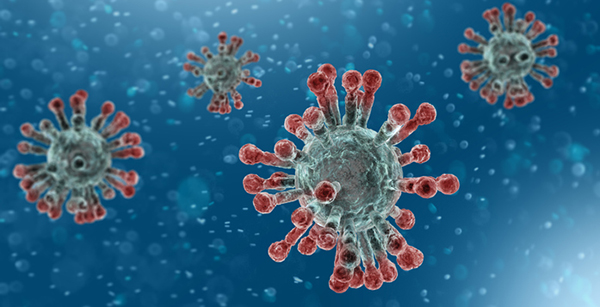
#> input picture image.jpg, 600 x 307 px
$ python specific_color_using_opencv.py --image image.jpg
#> lines starting #> are read from the running program, lines starting #| are printed output that depends on the picture; after the words box and inside, x2 and y2 are one past the last pixel; in counts of white or black regions, pixels touching at a corner belong together
# importing Modules
import cv2
import argparse
import numpy as np

class ColorDetection:

	def read_image_argparse(self):
		"""
		Using Argument Parser one can pass the image through the \
        terminal as argument flag
		"""
		self.ap = argparse.ArgumentParser()
		self.ap.add_argument("-i", "--image", required = True, help = "Path to the image")
		self.args = vars(self.ap.parse_args())
		self.image = cv2.imread(self.args["image"])
#> self.image is the input picture: shape (307, 600, 3); mean B, G, R 130.7, 100.8, 52.4
#> `hsv = cv2.cvtColor(image_read, cv2.COLOR_BGR2HSV)`: hsv: shape (307, 600, 3); mean H, S, V 94.3, 173.6, 136.6
		return self.image

	def red_lower_upper(self, hsv_image, image_read):
		"""
		This code will create the red mask and show only \
		red portion from the image
		"""
		self.lower_red = np.array([160,20,70])
		self.upper_red = np.array([190,255,255])
		self.red = cv2.inRange(hsv_image, self.lower_red, self.upper_red)
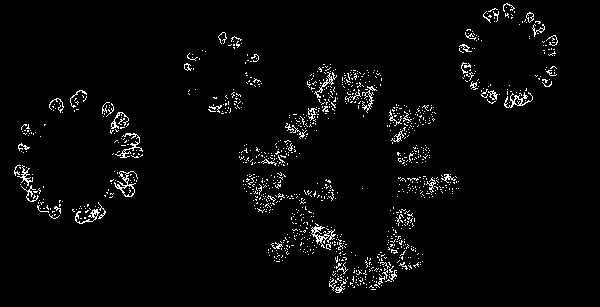
#> self.red: shape (307, 600); 3% white in thin lines or dots, all inside (x1, y1, x2, y2) = (14, 3, 558, 293)
		self.output_only_red = cv2.bitwise_and(image_read, image_read, mask = self.red)
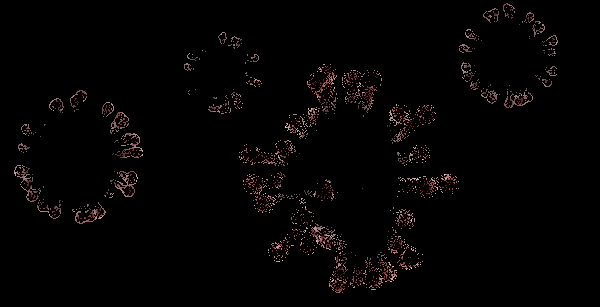
#> self.output_only_red: shape (307, 600, 3); mean B, G, R 2.9, 2.8, 4.2
		return self.output_only_red, self.red

	def draw_boundary_box(self, template_image, image_read):
		self.gray_image=cv2.cvtColor(image_read, cv2.COLOR_BGR2GRAY)
		self.result=cv2.matchTemplate(self.gray_image,template_image, cv2.TM_CCOEFF)
		self.sin_val, self.max_val, self.min_loc, self.max_loc=cv2.minMaxLoc(self.result)
		self.top_left = self.max_loc
		# increasing the size of bounding rectangle by 140 pixels
		self.bottom_right=(self.top_left[0]+140,self.top_left[1]+140)
		cv2.rectangle(image_read, self.top_left, self.bottom_right, (0,255,0),5)
		cv2.imshow('Bounding Box over template image',image_read)
		cv2.waitKey(0)

# creating the object of the class
color_detect = ColorDetection()
# Showing image read in the above step
image_read = color_detect.read_image_argparse()
# converting img from BGR (Blue-Green-Red) to HSV (hue-saturation-value)
hsv = cv2.cvtColor(image_read, cv2.COLOR_BGR2HSV)
# print("HSV is ......... \n", hsv)
red_detected_image = color_detect.red_lower_upper(hsv, image_read)[0]
cv2.imshow("input image vs only red portion", np.hstack([image_read, red_detected_image]))
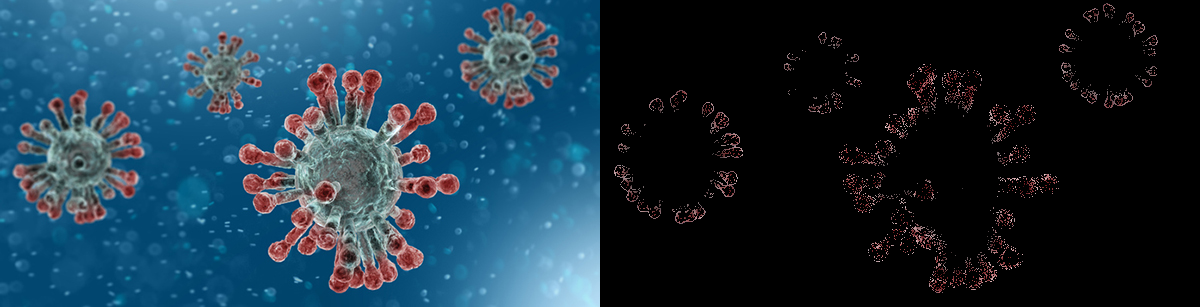
#> window 'input image vs only red portio': shape (307, 1200, 3); mean B, G, R 66.8, 51.8, 28.3
cv2.waitKey(0)
template_image = cv2.imread('image1.jpg', 0)
color_detect.draw_boundary_box(template_image, image_read)
#> in draw_boundary_box, `self.gray_image=cv2.cvtColor(image_read, cv2.COLOR_BGR2GRAY)`:
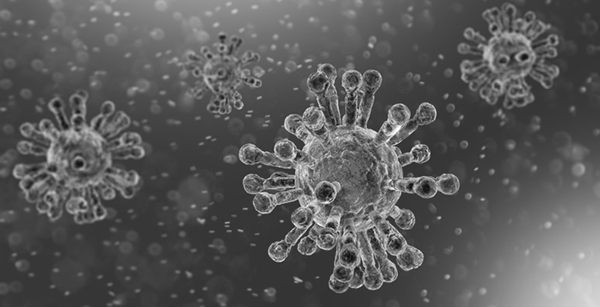
#> self.gray_image: shape (307, 600); min 7, max 255, mean 89.8
#> (the run stopped early here; a loop or call above may not have finished)
